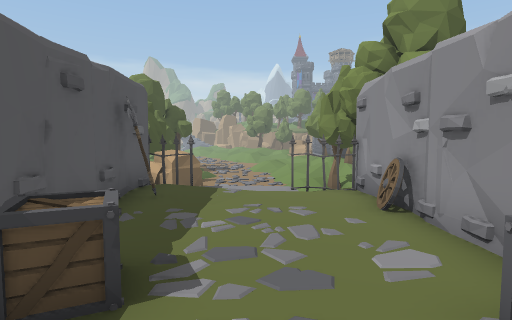
[1] (above)

24 first-person views from a walk through a scene from a Unity 3-D project. The camera is 1.2 m above the floor, tilts 4° down and sees 80° across. The floor is counted in squares, 1 m on a side. Each view is taken from the middle of a square. On the plan, view 1 faces up. The plan holds only what a view shows up to about 13 squares ahead; the rest is blank. The place goes on beyond the plan. The player character is not drawn. Some surface patterns are stand-ins.

[2]
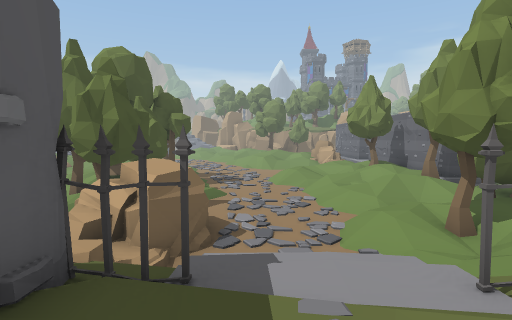

[3]
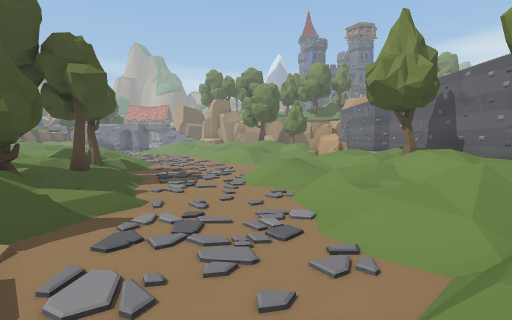

[4]
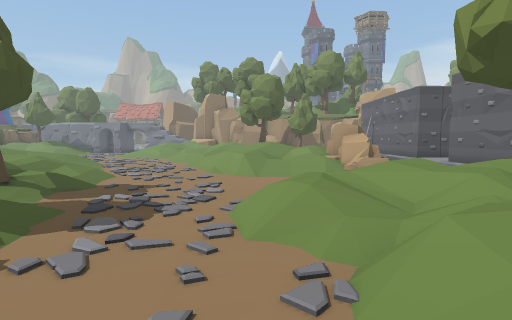

[5]
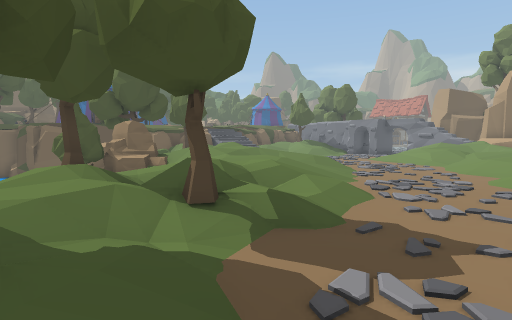

[6]
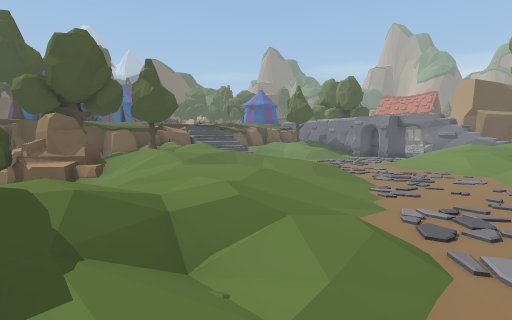

[7]
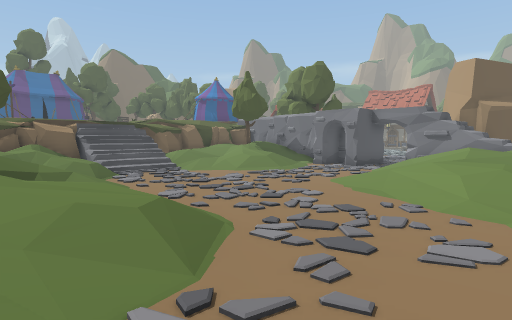

[8]
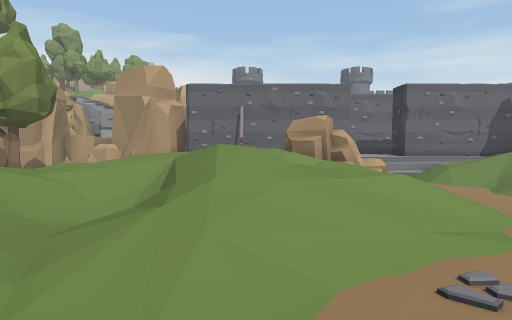

[9]
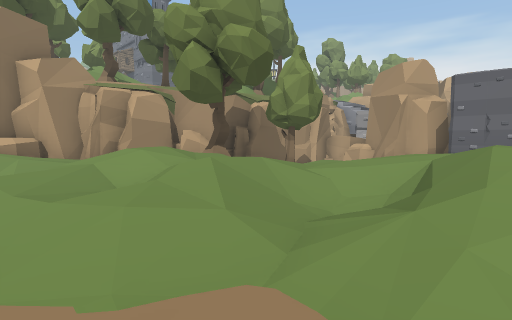

[10]
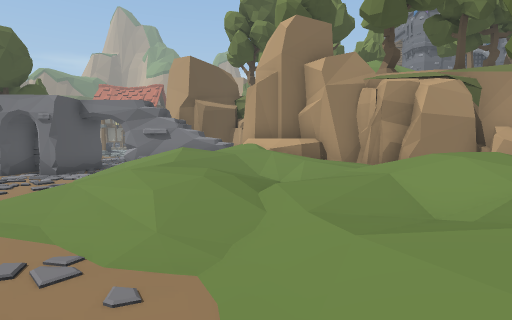

[11]
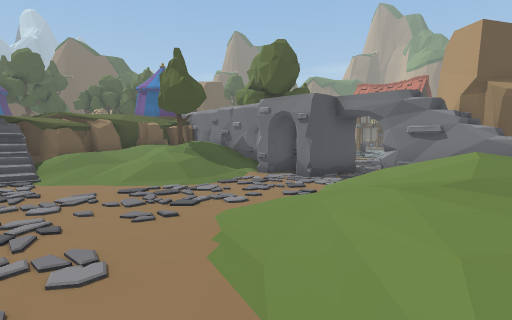

[12]
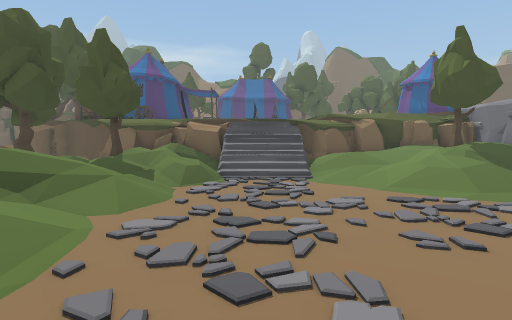

[13]
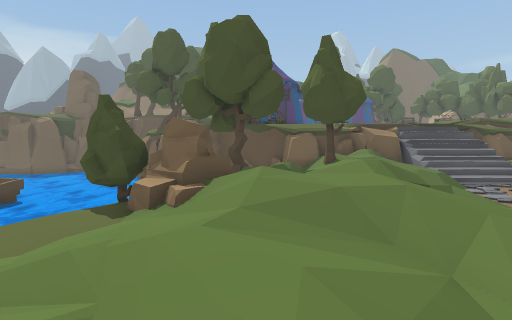

[14]
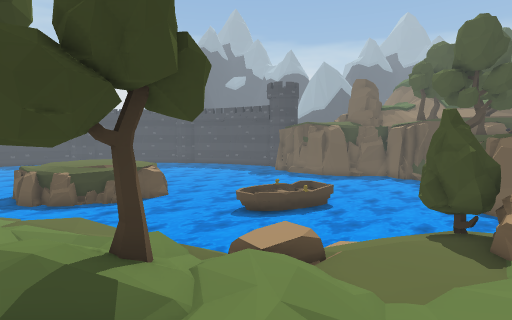

[15]
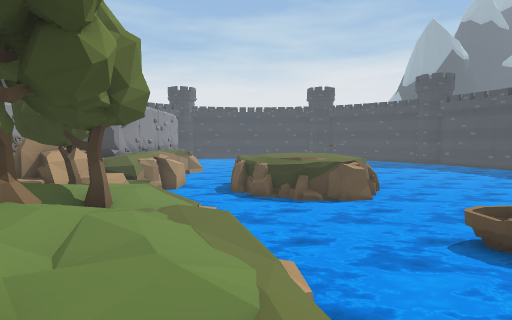

[16]
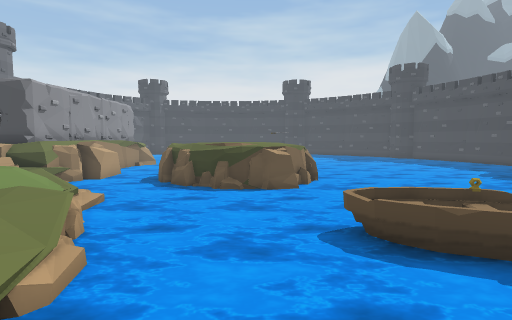

[17]
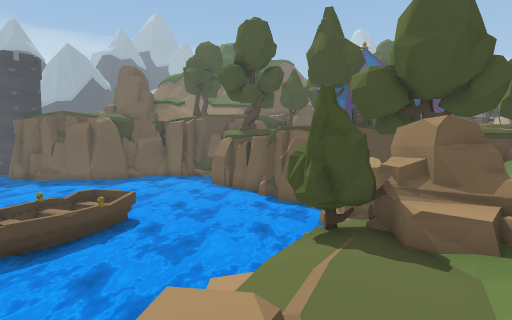

[18]
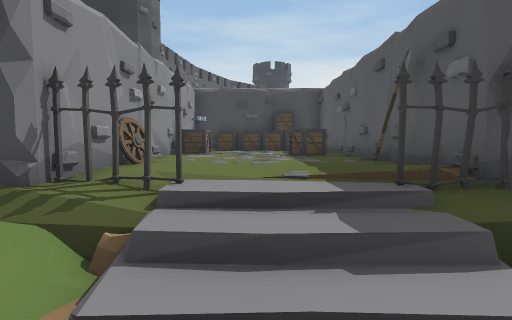

[19]
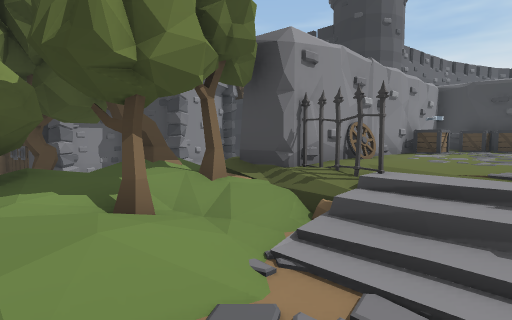

[20]
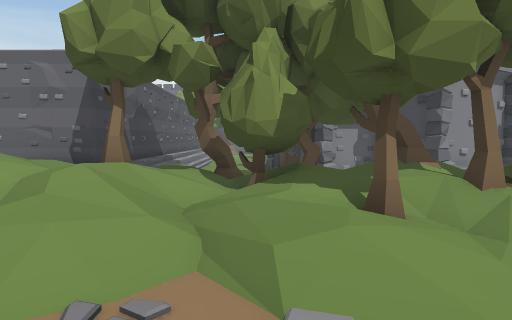

[21]
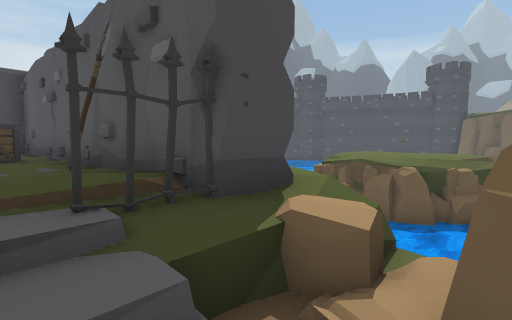

[22]
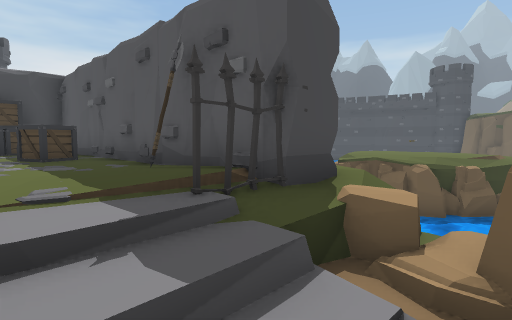

[23]
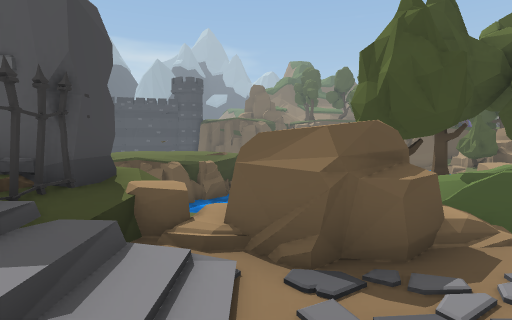

[24]
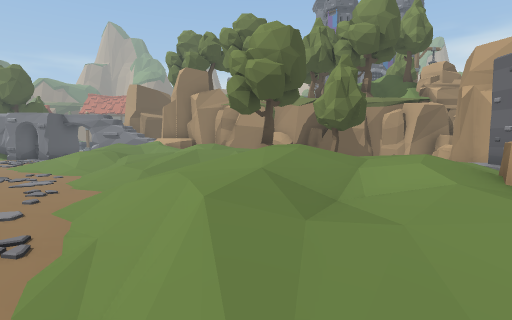

### Floor plan
Key: @ floor where view 1 was taken; # wall or solid block; x gap in a wall; . main floor; : floor 0.25 m higher than the main floor; - floor 0.25 m lower than the main floor; + floor 0.5 m higher than the main floor; _ floor 0.5 m lower than the main floor; * floor 0.75 m higher than the main floor; < floor 0.75 m lower than the main floor; % floor 1 m higher than the main floor; & floor 2.25 m higher than the main floor; / step, stairs or slope; = window, fence, low wall or low ledge; ≈ water the walk keeps out of; ^ raised ledge; T tree; F fence; C crate; W tower; O other object.
Columns run from 22 left of view 1 to 8 right of it. Each row starts with its distance up from view 1.
 44     TTT   .. O#O         OOO
 43      T    #.  OO   T     T O
 42           #.###//  T     TT
 41   #########.###//#O  TTTT T
 40   =#TT /###.:    OOOOTTTTOO  TT
 39   =%T////...///%//OO#T  #O  TTT
 38   #%*/**/....//%*%  #####
 37   #*//*+/:...//////*+# ^##
 36   #*+:///....:+*++/+    #######
 35   #=*/::.....///*////TTTTT   OO
 34   ##:/:........//++//TT  T   OO
 33   ##O+..........//::/*      OO
 32   ##O+...........::+//**    # O
 31   ##=//.........../+///*     OO
 30   &=  +/./........./::/*   +#
 29   #=///////////....////%** +#
 28    //TT/////*+/....//*//%//O#
 27    #xTT/ %/*//::....//*///O #
 26   ## */  /**/+//...../*++OO #
 25   #  T/  /%*+*//.....//://O/###
 24  #  TT:OO///+// //........//++#
 23  #  TTOOOO.//:+*//.......///###
 22  #≈≈≈O TT...://///..... //+/#
 21 ##≈≈≈≈≈TT.../+//T/..... ////#
 20 ≈≈≈≈≈≈≈≈≈//O/:TTTT..../+/*/ #
 19 ≈≈≈≈≈≈≈≈≈≈  -:TTTT/.../+:TT #
 18 ≈≈≈≈≈≈≈≈≈≈ ≈-::OTT:...//:TTT#
 17 ≈≈≈≈≈≈≈≈≈≈≈≈-.:TT+::...//// #
 16 ≈≈≈≈≈O≈≈≈≈≈≈_-:TTTT:.../////###
 15 ≈≈ ≈  <≈≈≈≈≈≈-.TTTT:....:/TT++#
 14        ≈≈≈≈≈≈- TTTT/.../+/TTT
 13       ≈≈≈≈≈≈≈≈-:TTT/..../:TTTT
 12 ≈     ≈≈≈≈≈≈≈≈_..TTOO..//+TTT
 11 ≈≈≈  ≈≈≈≈≈≈≈≈≈≈≈-OOOO../TT TTT
 10 ≈≈ ≈≈≈≈≈≈≈≈≈≈≈≈≈≈.OOO../TTT#T
  9 ≈≈≈≈≈≈≈≈^^^^≈≈≈≈≈≈.x.///:TTT
  8 ≈≈≈≈≈≈≈#^^^^^≈≈≈≈:##F///###*
  7 ≈≈≈≈≈≈≈^ ^^^^^≈≈≈=###/**F#    #
  6          ^^^^^     ##***##    #
  5          ^^^^≈     #****O#
  4           ^^^      #*****#
  3                    #*C***#
  2                    #CC**C#
  1                    #****C# W
  0                    #**@**#WW
 -1                    #CCCC*#W
 -2                    #######

Positions as (right, up) in squares from view 1, and headings:
1: (0, 0), facing up
2: (-1, 5), facing up
3: (0, 10), facing up
4: (0, 14), facing up
5: (-2, 18), facing up-left
6: (-4, 21), facing up-left
7: (-5, 27), facing up-left
8: (-5, 28), facing right
9: (-5, 28), facing up-right
10: (-5, 30), facing up
11: (-6, 32), facing up-left
12: (-7, 32), facing left
13: (-7, 25), facing left
14: (-7, 23), facing down-left
15: (-10, 21), facing down
16: (-13, 20), facing down
17: (-9, 20), facing left
18: (0, 11), facing down
19: (-1, 12), facing down-right
20: (-1, 12), facing right
21: (-1, 10), facing down-left
22: (0, 10), facing down-left
23: (1, 10), facing left
24: (0, 23), facing up
